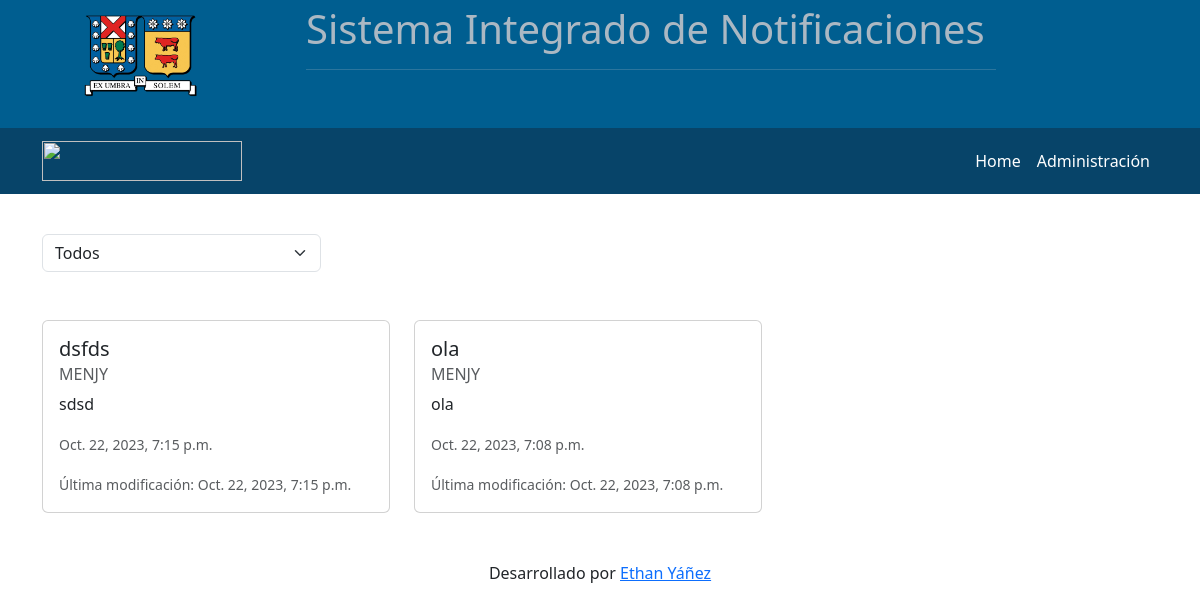
The page / on the database its author committed.
### comunicados/models.py (models this page shows, shortened)
class Comunicado(models.Model):
    TIPO_CHOICES = [
        ("S", "Suspensión de actividades"),
        ("C", "Suspención de clase"),
        ("I", "Información"),
    ]
    id = models.BigAutoField(primary_key=True)
    titulo = models.CharField(max_length=50)
    detalle = models.TextField()
    detalle_corto = models.CharField(max_length=100)
    tipo = models.CharField(max_length=1, choices=TIPO_CHOICES)
    entidad = models.ForeignKey(Entidad, on_delete=models.CASCADE)
    visible = models.BooleanField()
    fecha_publicacion = models.DateTimeField(auto_now_add=True)
    fecha_ultima_modificacion = models.DateTimeField(auto_now=True)
    publicado_por = models.ForeignKey(User, on_delete=models.CASCADE)

class Entidad(models.Model):
    id = models.BigAutoField(primary_key=True)
    nombre = models.CharField(max_length=30)
    logo = models.ImageField()
    def __str__(self) -> str:
        return self.nombre

### comunicados/views.py (the view)
# urls.py: 2. Add a URL to urlpatterns:  path('', views.home, name='home')
def home(request):
    title = "Home"
    entidad_seleccionada = request.GET.get("entidad")
    if entidad_seleccionada == 'Todos' or entidad_seleccionada is None:
        comunicados = Comunicado.objects.all()
    else:
        entidad_a_filtrar = Entidad.objects.get(nombre=entidad_seleccionada)
        comunicados = Comunicado.objects.filter(entidad=entidad_a_filtrar)
    data = {
        "title": title,
        "total_comunicados": comunicados.count(),
        "comunicados": comunicados.order_by('-fecha_publicacion'),
        "total_entidades": Entidad.objects.count(),
        "entidades": Entidad.objects.all(),
        "entidad_seleccionada": entidad_seleccionada
    }
    return render(request, 'comunicados/home.html', data)

### comunicados/templates/comunicados/home.html (shortened to what this page needs)
{% extends 'comunicados/base.html' %}
{% block content %}
{% load static %}
<div class="container">
  {% include 'comunicados/filtro.html' %}
  {% include 'comunicados/comunicados.html' %}
{% endblock %}

### comunicados/templates/comunicados/base.html (shortened to what this page needs)
{% load static %}
<!doctype html>
<html lang="en">
  <head>
    <link href="https://cdn.jsdelivr.net/npm/bootstrap@5.3.2/dist/css/bootstrap.min.css" rel="stylesheet">
    <link rel="stylesheet" href="{% static 'comunicados/css/styles.css' %}">
  </head>
  <body>
    <header class="align-items-center">
      <div class="row">
        <div class="col col-sm-3">
          <div class="d-flex align-items-center justify-content-center" style="height: 100%;">
            <img src="{% static 'comunicados/img/Logo_UTFSM.png' %}" class="img-fluid" style="max-height: 100px;" alt="">
          </div>
        </div>
        <div class="col-7 d-none d-sm-block">
          <h1>Sistema Integrado de Notificaciones</h1>
          <hr>
        </div>
      </div>
    </header>
    <nav class="navbar navbar-expand-lg d-none d-sm-block d-xxl-none">
      <div class="container">
        <a class="navbar-brand" href="{% url 'home' %}">
          <img width="200px" height="40px" src="{% static 'comunicados/img/logo-usm_blanco.svg' %}" class="" alt="">
        </a>
        <div class="collapse navbar-collapse" id="navbarNav">
          <ul class="navbar-nav ms-auto">
            <li class="nav-item">
              <a class="nav-link text-white" href="{% url 'home' %}">Home</a>
            </li>
            <li class="nav-item dropdown">
              <a class="nav-link text-white" href="{% url 'admin:index' %}" target="_blank">Administración</a>
            </li>
        </div>
      </div>
    </nav>
    {% block content %}
    {% endblock %}
    <footer id="contacto">
      <div id="git" class="d-flex align-items-center flex-column mb-3 p-5">
          <p id="dev">Desarrollado por <a href="https://github.com/etha44a4n" target="_blank">Ethan Yáñez</a></p>
      </div>
    </footer>
  </body>
</html>

### comunicados/templates/comunicados/filtro.html (shortened to what this page needs)
<div id="filtro" class="row d-xxl-none">
  <form method="GET" action="{% url 'home' %}">
    <div class="col-md-3 col-12">
      <select class="form-select" name="entidad" onchange="this.form.submit()">
        <option value="Todos"
                >
              Todos
        </option>
      </select>
    </div>
  </form>
</div>

### comunicados/templates/comunicados/comunicados.html (shortened to what this page needs)
<div class="row d-xxl-none">
    {% if total_comunicados == 0 %}
    <div id="alert" class="col-10 alert alert-warning mx-auto m-5" role="alert">
        No hay comunicados
    </div>
    {% else %}
    <div class="row row-cols-1 row-cols-md-2 row-cols-xl-3 g-4 d-xxl-none">
        {% for comunicado in comunicados %}
        {% if comunicado.visible == True %}
        <div class="col">
            <div class="card h-100">
              <div class="card-body">
                <h5 class="card-title">{{comunicado.titulo}}</h5>
                <h6 class="card-subtitle mb-2 text-body-secondary">{{comunicado.entidad}}</h6>
                <p class="card-text">{{comunicado.detalle}}</p>
                <p class="card-text"><small class="text-body-secondary">{{comunicado.fecha_publicacion}}</small></p>
                <p class="card-text"><small class="text-body-secondary">Última modificación: {{comunicado.fecha_ultima_modificacion}}</small></p>
              </div>
            </div>
        </div>
        {% endif %}
        {% endfor %}
    </div>
    {% endif %}
  </div>
</div>

### comunicados/static/comunicados/css/styles.css (style rules this page uses)
header { background: #005E90; height: 16vh; padding-top: 5px; }
.navbar { background: #074469; }
h1 { color: #abb8c3; }
hr { border-color: #abb8c3; }
#filtro { padding-top: 5vh; }

### rows shown on the page
Comunicado: titulo "dsfds", entidad "MENJY", detalle "sdsd", fecha_publicacion "Oct. 22, 2023, 7:15 p.m.", fecha_ultima_modificacion "Oct. 22, 2023, 7:15 p.m."
Comunicado: titulo "ola", entidad "MENJY", detalle "ola", fecha_publicacion "Oct. 22, 2023, 7:08 p.m.", fecha_ultima_modificacion "Oct. 22, 2023, 7:08 p.m."
